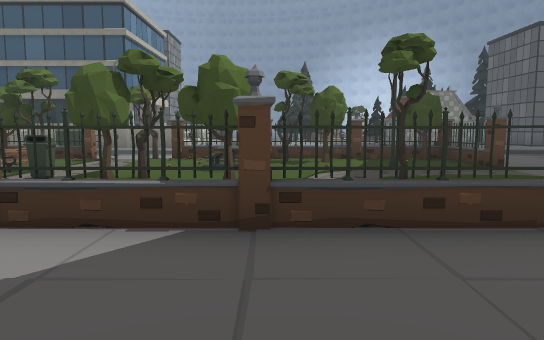
[1] (above)

24 first-person views from a walk through a Unity game level. The camera is 1.4 m above the floor, tilts 6° down and sees 70° across. The floor is counted in squares, 2 m on a side. Each view is taken from the middle of a square. On the plan, view 1 faces up. The plan holds only what a view shows up to about 11 squares ahead; the rest is blank. The place goes on beyond the plan. The player character is not drawn. Some animated figures are left out. Door leaves are left out, so doorways stand open. Some surface patterns are stand-ins.

[2]
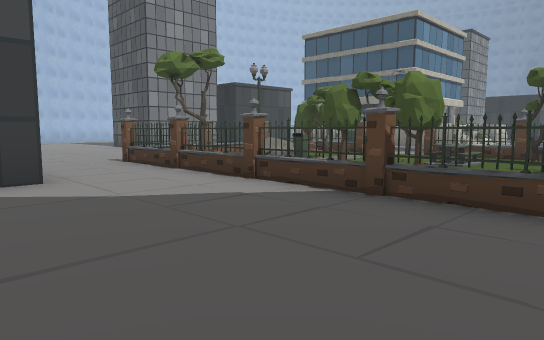

[3]
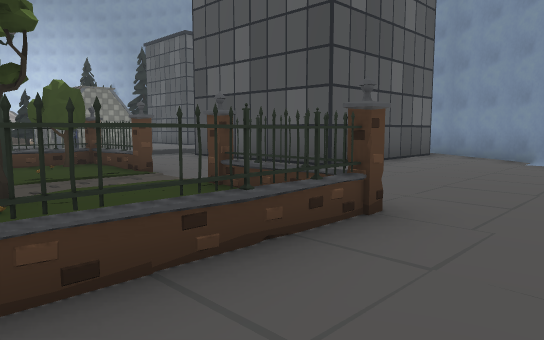

[4]
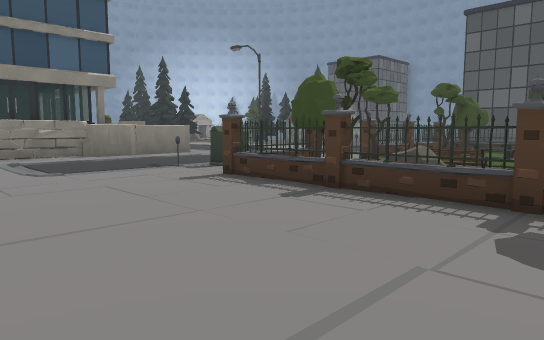

[5]
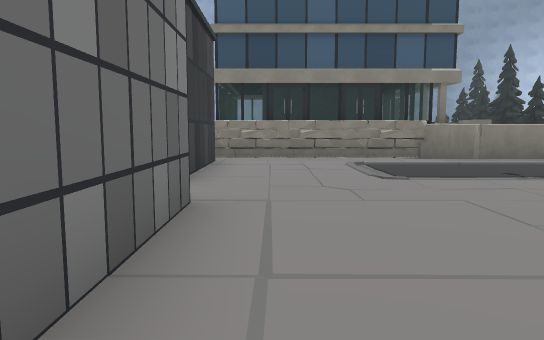

[6]
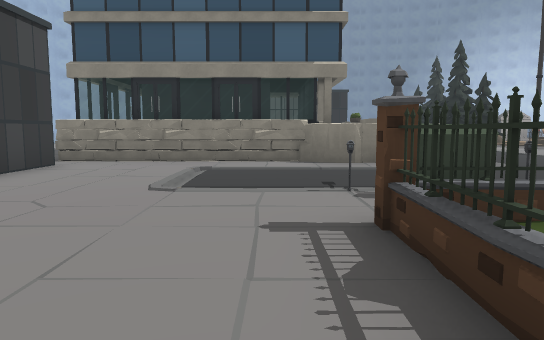

[7]
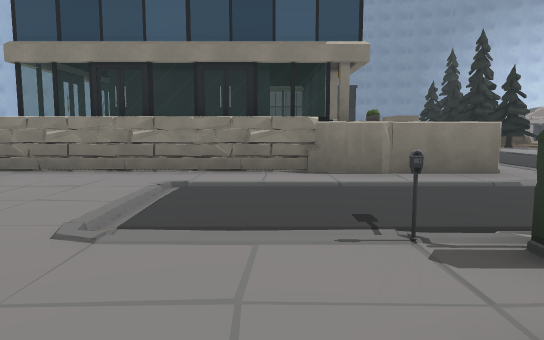

[8]
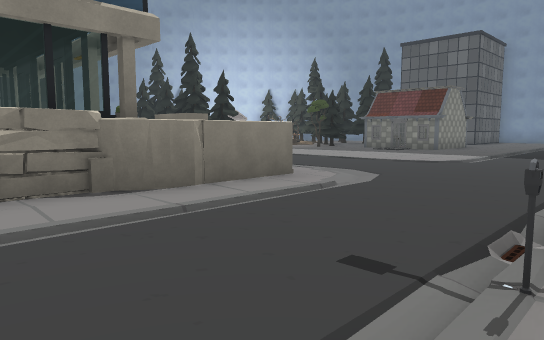

[9]
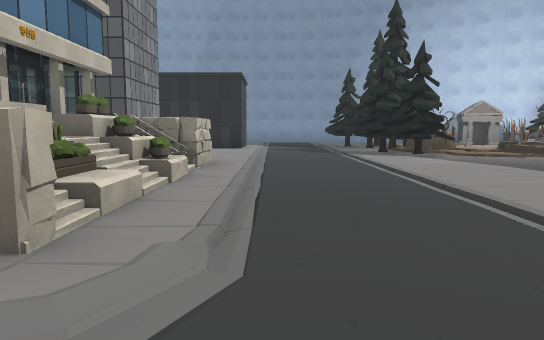

[10]
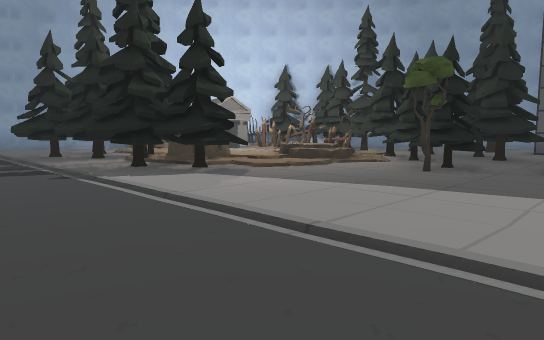

[11]
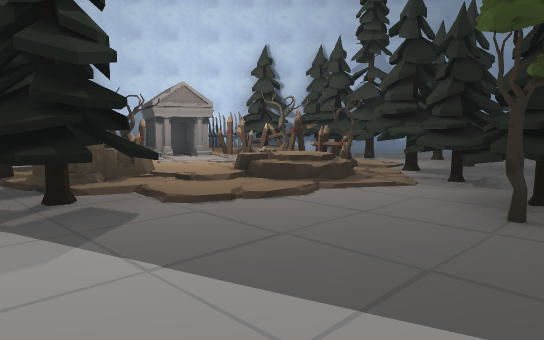

[12]
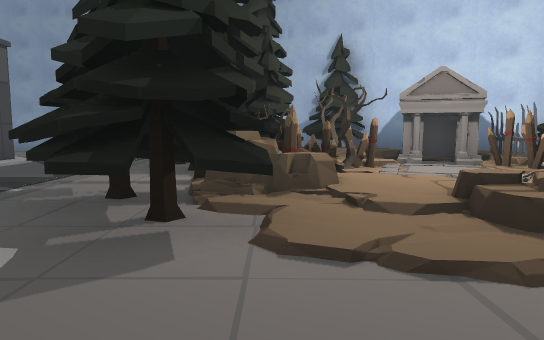

[13]
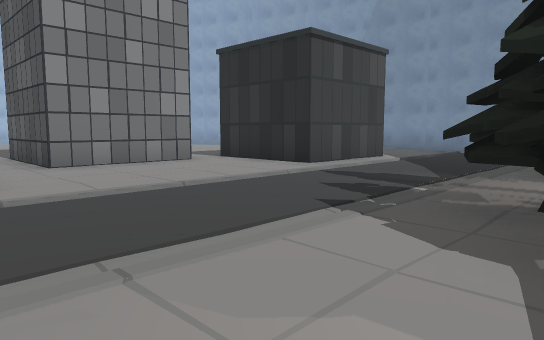

[14]
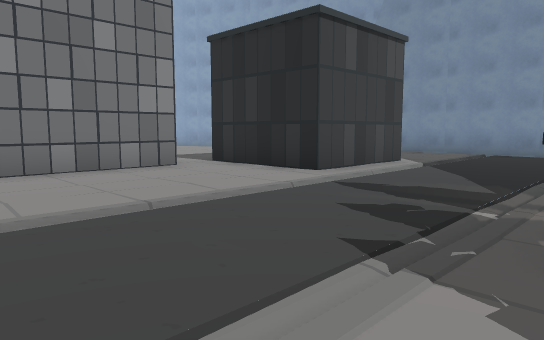

[15]
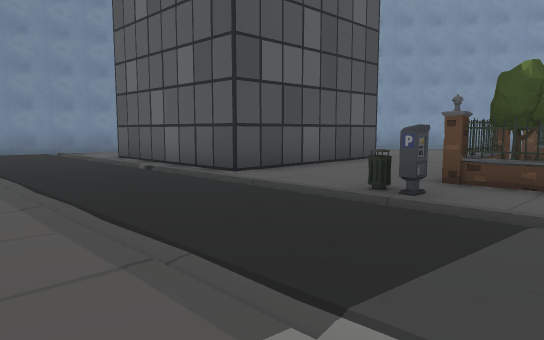

[16]
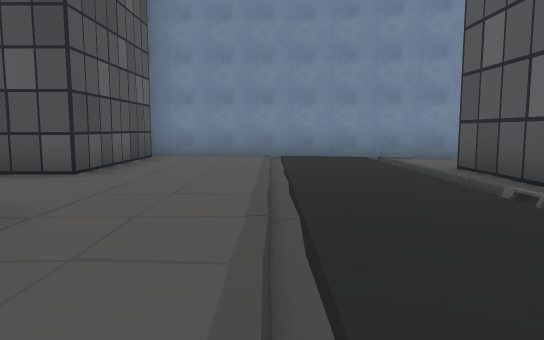

[17]
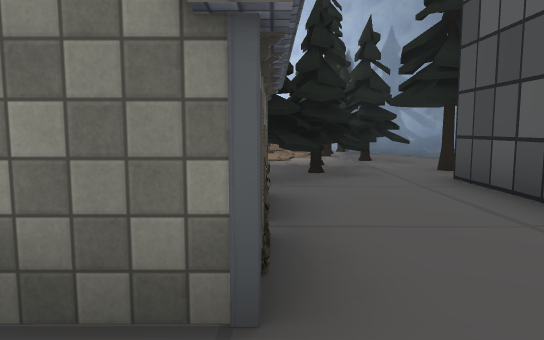

[18]
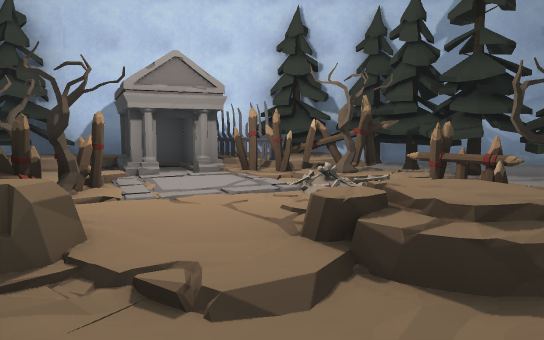

[19]
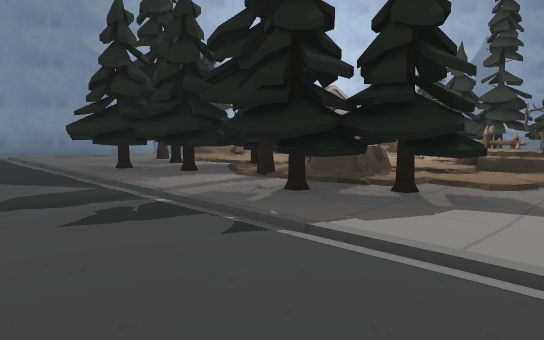

[20]
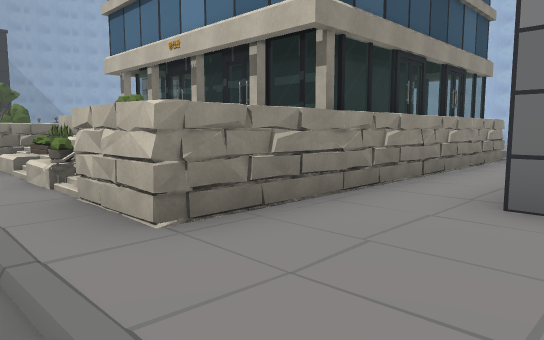

[21]
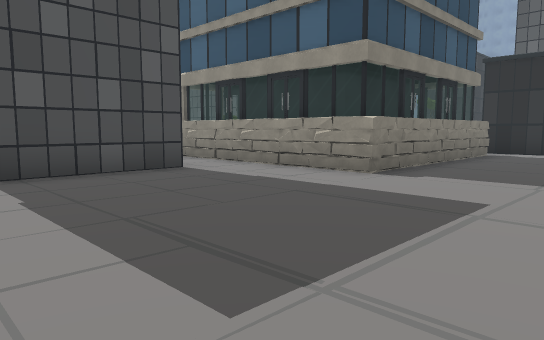

[22]
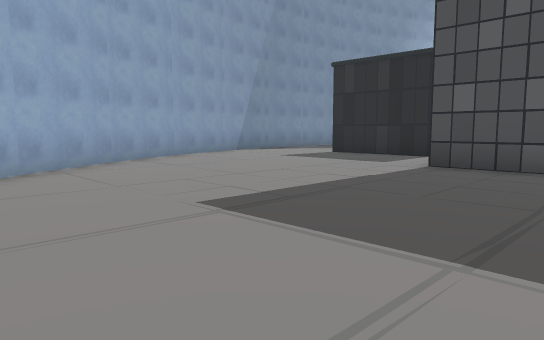

[23]
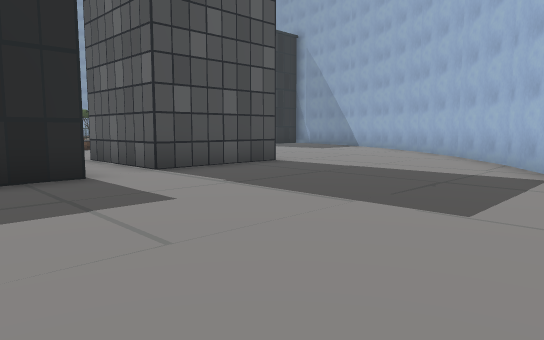

[24]
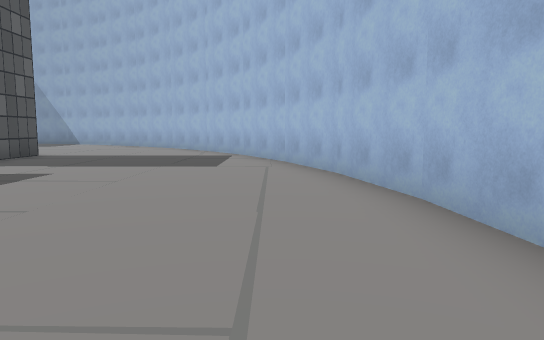

### Floor plan
Points are (right, up) in squares from view 1. A wall is a line through its corners. A room is listed if a view was taken in it or the views show most of it. See-through windows are left out.
Room 1 (views 1, 2, 3, 4, 5, 6, 7, 8, 9, 10, 11, 12, 13, 14, 15, 16, 17, 18, 19, 20, 21, 22, 23, 24)
walls: (-5.7, 25.1) (-5.7, 22.4); (8, 17.1) (7.9, 16.5); (7, 9.4) (7, 9.9) (11.5, 9.9); (7, 6.4) (7, 7.6); (7.4, 26.4) (7.4, 27.5); (14.3, 15.8) (13.4, 15.8); (8.2, 28.3) (7.7, 28.8); (6.4, 29.7) (5.6, 30.2) (3.8, 31.1); (12.2, 23.6) (11, 25.5); (3.2, 31.4) (1.2, 32) (0, 32.3); (-1.1, 32.5) (-3.1, 32.6); (14.7, 14.4) (14.6, 16); (14.5, 12) (14.7, 14.5); (-9.8, 31.5) (-10.5, 31.2); (13.7, 8.7) (14, 9.8) (14.5, 12.2); (-10.4, 31.3) (-12.6, 30.2) (-14.6, 28.8); (10.1, 2.6) (11, 3.5); (10.8, 3.3) (12.2, 5.4); (-14.5, 29) (-14.9, 28.6); (-21.6, 13.8) (-21.5, 12); (-21.5, 12.2) (-21, 9.7); (-20.3, 7.6) (-19.2, 5.3); (-21.1, 9.8) (-20.3, 7.4); (-18, 3.5) (-16.3, 1.6) (-15.5, 0.9); (-19.3, 5.4) (-17.9, 3.4)
objects: other object (-14, 10) to (-14, 12); other object (-14, 13) to (-13, 13); other object (-13, 6) to (-12, 8); other object (-13, 10) to (-12, 10); other object (-13, 11) to (-12, 12); other object (-12, 13); other object (-11, 6) to (-11, 8); building (-11, 14) to (-4, 20); other object (-8, 22); other object (-8, 23) to (-8, 24); other object (-8, 25); other object (-7, 22) to (-7, 23); other object (-7, 25); other object (-6, -3) to (-5, -3); other object (-6, -2) to (-5, -1); other object (-6, 0) to (-5, 0); fence (-6, 3); fence (-6, 4); fence (-6, 5); fence (-6, 6); fence (-6, 7); fence (-6, 8); fence (-6, 9); other object (-6, 10); other object (-6, 22); other object (-6, 24); other object (-6, 27) to (-5, 27); other object (-6, 28); fence (-5, 3); tree (-5, 4); rock (-5, 6); fence (-5, 9); other object (-5, 10); other object (-4, -3) to (-4, 0); fence (-4, 3); bench (-4, 6); fence (-4, 9); other object (-4, 10); other object (-4, 27) to (-3, 27); other object (-4, 28) to (-3, 28); other object (-4, 29) to (-3, 29); fence (-3, 3); other object (-3, 4) to (-2, 4); tree (-3, 8); fence (-2, 3); tree (-2, 5); fence (-2, 9); other object (-2, 10); fence (-1, 3); tree (-1, 4) to (0, 5); table (-1, 6); fence (-1, 9); fence (0, 3); fence (0, 9); fence (1, 3) to (2, 3); tree (1, 8); fence (1, 9); pine tree (1, 24) to (2, 24); pine tree (1, 26) to (2, 27); pine tree (1, 27) to (2, 29); other object (2, 5); fence (2, 9); other object (2, 10); pine tree (2, 23) to (3, 24); pine tree (2, 25); pine tree (2, 26) to (3, 27); pine tree (2, 28) to (3, 29); fence (3, 3); fence (3, 9); spikes (3, 25); spikes (3, 26); pine tree (3, 29); fence (4, 3); fence (4, 4); fence (4, 5); fence (4, 7); tree (4, 8); fence (4, 9); other object (4, 10); tree (4, 20); other object (4, 24); tree (4, 26); tree (4, 28) to (4, 29); pine tree (4, 30) to (5, 31); pine tree (5, 19) to (6, 20); spikes (5, 26); pine tree (6, 21) to (7, 21); tree (6, 22); rock (6, 23); spikes (6, 26) to (7, 26); other object (6, 27) to (7, 29); other object (7, 6) to (8, 7); other object (7, 8) to (8, 8); other object (7, 9) to (8, 9); pine tree (7, 19) to (8, 20); pine tree (7, 22) to (8, 23); spikes (7, 23) to (7, 24); tree (7, 25); pine tree (8, 20) to (9, 21); pine tree (8, 22); spikes (8, 25); pine tree (8, 27) to (10, 28); other object (9, 6) to (9, 7); other object (9, 9); pine tree (9, 22) to (11, 23); pine tree (9, 23) to (10, 25); pine tree (9, 26) to (10, 26); other object (10, 5) to (11, 6); other object (10, 9) to (11, 9); other object (11, 16) to (13, 18); other object (11, 19) to (13, 19); pine tree (11, 26) to (11, 27)

Where each view was taken, in squares from view 1:
view 1: 0 up, 0 right, facing up
view 2: 1 down, 2 right, facing up-left
view 3: 1 up, 1 right, facing up-right
view 4: 4 up, 10 left, facing up-right
view 5: 5 up, 10 left, facing up
view 6: 6 up, 7 left, facing up
view 7: 8 up, 7 left, facing up
view 8: 10 up, 8 left, facing up-right
view 9: 12 up, 2 left, facing up
view 10: 17 up, 2 left, facing up-right
view 11: 19 up, 1 right, facing up-right
view 12: 20 up, 3 right, facing up
view 13: 20 up, 2 right, facing up-left
view 14: 21 up, 1 right, facing up-left
view 15: 14 up, 2 right, facing down-right
view 16: 13 up, 5 right, facing right
view 17: 14 up, 8 right, facing up
view 18: 22 up, 3 right, facing up-right
view 19: 21 up, 2 left, facing up-right
view 20: 23 up, 2 left, facing down-left
view 21: 26 up, 15 left, facing down-right
view 22: 22 up, 16 left, facing up-right
view 23: 12 up, 20 left, facing down-right
view 24: 16 up, 20 left, facing down
